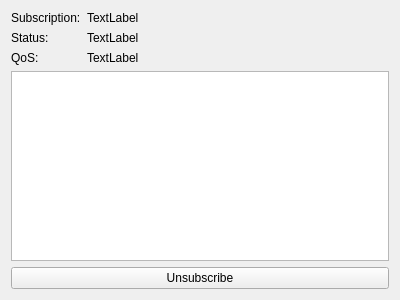
<?xml version="1.0" encoding="UTF-8"?>
<ui version="4.0">
 <class>SubscriptionWindow</class>
 <widget class="QWidget" name="SubscriptionWindow">
  <property name="geometry">
   <rect>
    <x>0</x>
    <y>0</y>
    <width>400</width>
    <height>300</height>
   </rect>
  </property>
  <property name="windowTitle">
   <string>Form</string>
  </property>
  <layout class="QVBoxLayout" name="verticalLayout">
   <item>
    <layout class="QFormLayout" name="formLayout">
     <item row="0" column="0">
      <widget class="QLabel" name="label">
       <property name="text">
        <string>Subscription:</string>
       </property>
      </widget>
     </item>
     <item row="0" column="1">
      <widget class="QLabel" name="labelSub">
       <property name="text">
        <string>TextLabel</string>
       </property>
      </widget>
     </item>
     <item row="1" column="0">
      <widget class="QLabel" name="label_2">
       <property name="text">
        <string>Status:</string>
       </property>
      </widget>
     </item>
     <item row="1" column="1">
      <widget class="QLabel" name="labelStatus">
       <property name="text">
        <string>TextLabel</string>
       </property>
      </widget>
     </item>
     <item row="2" column="0">
      <widget class="QLabel" name="label_3">
       <property name="text">
        <string>QoS:</string>
       </property>
      </widget>
     </item>
     <item row="2" column="1">
      <widget class="QLabel" name="labelQoS">
       <property name="text">
        <string>TextLabel</string>
       </property>
      </widget>
     </item>
    </layout>
   </item>
   <item>
    <widget class="QListWidget" name="listWidget"/>
   </item>
   <item>
    <widget class="QPushButton" name="pushButton">
     <property name="text">
      <string>Unsubscribe</string>
     </property>
    </widget>
   </item>
  </layout>
 </widget>
 <resources/>
 <connections/>
</ui>
